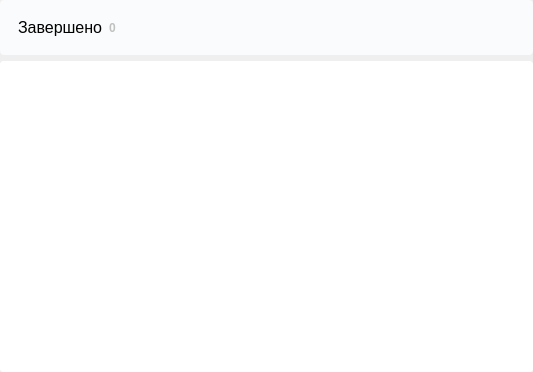
<?xml version="1.0" encoding="UTF-8"?>
<ui version="4.0">
 <class>FinishedWidget</class>
 <widget class="QWidget" name="FinishedWidget">
  <property name="geometry">
   <rect>
    <x>0</x>
    <y>0</y>
    <width>533</width>
    <height>372</height>
   </rect>
  </property>
  <property name="windowTitle">
   <string>Form</string>
  </property>
  <layout class="QVBoxLayout" name="verticalLayout">
   <property name="leftMargin">
    <number>0</number>
   </property>
   <property name="topMargin">
    <number>0</number>
   </property>
   <property name="rightMargin">
    <number>0</number>
   </property>
   <property name="bottomMargin">
    <number>0</number>
   </property>
   <item>
    <widget class="QFrame" name="finishedWidgetHeaderFrame">
     <property name="sizePolicy">
      <sizepolicy hsizetype="Preferred" vsizetype="Fixed">
       <horstretch>0</horstretch>
       <verstretch>0</verstretch>
      </sizepolicy>
     </property>
     <property name="minimumSize">
      <size>
       <width>0</width>
       <height>0</height>
      </size>
     </property>
     <property name="styleSheet">
      <string notr="true">background-color: #FAFBFC;
border-radius: 4px;</string>
     </property>
     <property name="frameShape">
      <enum>QFrame::StyledPanel</enum>
     </property>
     <property name="frameShadow">
      <enum>QFrame::Raised</enum>
     </property>
     <layout class="QHBoxLayout" name="horizontalLayout">
      <property name="leftMargin">
       <number>9</number>
      </property>
      <property name="topMargin">
       <number>9</number>
      </property>
      <property name="rightMargin">
       <number>9</number>
      </property>
      <property name="bottomMargin">
       <number>9</number>
      </property>
      <item>
       <widget class="QWidget" name="widget" native="true">
        <layout class="QVBoxLayout" name="verticalLayout_3">
         <item>
          <widget class="QWidget" name="headerLabel" native="true">
           <layout class="QHBoxLayout" name="horizontalLayout_2">
            <property name="spacing">
             <number>6</number>
            </property>
            <property name="leftMargin">
             <number>0</number>
            </property>
            <property name="topMargin">
             <number>0</number>
            </property>
            <property name="rightMargin">
             <number>0</number>
            </property>
            <property name="bottomMargin">
             <number>0</number>
            </property>
            <item>
             <widget class="QLabel" name="label">
              <property name="sizePolicy">
               <sizepolicy hsizetype="Fixed" vsizetype="Preferred">
                <horstretch>0</horstretch>
                <verstretch>0</verstretch>
               </sizepolicy>
              </property>
              <property name="font">
               <font>
                <pointsize>12</pointsize>
                <weight>50</weight>
                <bold>false</bold>
               </font>
              </property>
              <property name="styleSheet">
               <string notr="true">color: black;</string>
              </property>
              <property name="text">
               <string>Завершено</string>
              </property>
             </widget>
            </item>
            <item>
             <widget class="QLabel" name="packCounterLabel">
              <property name="font">
               <font>
                <weight>75</weight>
                <bold>true</bold>
               </font>
              </property>
              <property name="styleSheet">
               <string notr="true">color:#C0c0c0;</string>
              </property>
              <property name="text">
               <string>0</string>
              </property>
             </widget>
            </item>
           </layout>
          </widget>
         </item>
        </layout>
       </widget>
      </item>
     </layout>
    </widget>
   </item>
   <item>
    <widget class="QFrame" name="contentFrame">
     <property name="styleSheet">
      <string notr="true">background-color: white;
border-radius: 4px;</string>
     </property>
     <property name="frameShape">
      <enum>QFrame::NoFrame</enum>
     </property>
     <property name="frameShadow">
      <enum>QFrame::Plain</enum>
     </property>
     <layout class="QGridLayout" name="gridLayout">
      <property name="leftMargin">
       <number>0</number>
      </property>
      <property name="topMargin">
       <number>0</number>
      </property>
      <property name="rightMargin">
       <number>0</number>
      </property>
      <property name="bottomMargin">
       <number>0</number>
      </property>
      <item row="0" column="0">
       <widget class="QScrollArea" name="scrollArea">
        <property name="frameShape">
         <enum>QFrame::NoFrame</enum>
        </property>
        <property name="frameShadow">
         <enum>QFrame::Plain</enum>
        </property>
        <property name="lineWidth">
         <number>0</number>
        </property>
        <property name="widgetResizable">
         <bool>true</bool>
        </property>
        <property name="alignment">
         <set>Qt::AlignHCenter|Qt::AlignTop</set>
        </property>
        <widget class="QWidget" name="listWidget">
         <property name="geometry">
          <rect>
           <x>0</x>
           <y>0</y>
           <width>533</width>
           <height>311</height>
          </rect>
         </property>
         <layout class="QVBoxLayout" name="verticalLayout_2"/>
        </widget>
       </widget>
      </item>
     </layout>
    </widget>
   </item>
  </layout>
 </widget>
 <resources/>
 <connections/>
</ui>
